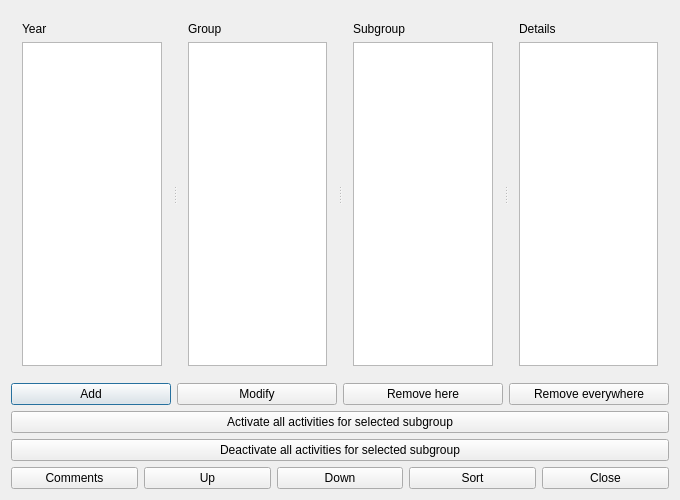
<?xml version="1.0" encoding="UTF-8"?>
<ui version="4.0">
 <class>SubgroupsForm_template</class>
 <widget class="QDialog" name="SubgroupsForm_template">
  <property name="geometry">
   <rect>
    <x>0</x>
    <y>0</y>
    <width>680</width>
    <height>500</height>
   </rect>
  </property>
  <property name="windowTitle">
   <string extracomment="The name of the dialog which lists the subgroups of students">Subgroups of students</string>
  </property>
  <layout class="QGridLayout" name="gridLayout">
   <item row="0" column="0">
    <widget class="QSplitter" name="splitter">
     <property name="sizePolicy">
      <sizepolicy hsizetype="Expanding" vsizetype="Expanding">
       <horstretch>0</horstretch>
       <verstretch>0</verstretch>
      </sizepolicy>
     </property>
     <property name="orientation">
      <enum>Qt::Horizontal</enum>
     </property>
     <widget class="QWidget" name="layoutWidget">
      <layout class="QVBoxLayout" name="verticalLayout_4">
       <item>
        <widget class="QLabel" name="yearTextLabel">
         <property name="text">
          <string>Year</string>
         </property>
         <property name="wordWrap">
          <bool>false</bool>
         </property>
        </widget>
       </item>
       <item>
        <widget class="QListWidget" name="yearsListWidget"/>
       </item>
      </layout>
     </widget>
     <widget class="QWidget" name="layoutWidget2">
      <layout class="QVBoxLayout" name="verticalLayout_3">
       <item>
        <widget class="QLabel" name="groupsTextLabel">
         <property name="text">
          <string>Group</string>
         </property>
         <property name="wordWrap">
          <bool>false</bool>
         </property>
        </widget>
       </item>
       <item>
        <widget class="QListWidget" name="groupsListWidget"/>
       </item>
      </layout>
     </widget>
     <widget class="QWidget" name="layoutWidget3">
      <layout class="QVBoxLayout" name="verticalLayout_2">
       <item>
        <widget class="QLabel" name="subgroupsTextLabel">
         <property name="text">
          <string>Subgroup</string>
         </property>
         <property name="wordWrap">
          <bool>false</bool>
         </property>
        </widget>
       </item>
       <item>
        <widget class="QListWidget" name="subgroupsListWidget"/>
       </item>
      </layout>
     </widget>
     <widget class="QWidget" name="layoutWidget4">
      <layout class="QVBoxLayout" name="verticalLayout">
       <item>
        <widget class="QLabel" name="subgroupTextLabel">
         <property name="text">
          <string>Details</string>
         </property>
         <property name="wordWrap">
          <bool>false</bool>
         </property>
        </widget>
       </item>
       <item>
        <widget class="QPlainTextEdit" name="subgroupTextEdit"/>
       </item>
      </layout>
     </widget>
    </widget>
   </item>
   <item row="1" column="0">
    <layout class="QHBoxLayout" name="horizontalLayout_2">
     <item>
      <widget class="QPushButton" name="addSubgroupPushButton">
       <property name="text">
        <string>Add</string>
       </property>
      </widget>
     </item>
     <item>
      <widget class="QPushButton" name="modifySubgroupPushButton">
       <property name="text">
        <string>Modify</string>
       </property>
      </widget>
     </item>
     <item>
      <widget class="QPushButton" name="removeSubgroupPushButton">
       <property name="text">
        <string comment="It means &quot;Remove from here&quot; (but I want to keep the field shorter), remove the subgroup only from the current year/group. Please keep the translation short.">Remove here</string>
       </property>
      </widget>
     </item>
     <item>
      <widget class="QPushButton" name="purgeSubgroupPushButton">
       <property name="text">
        <string comment="It means &quot;Remove from everywhere&quot; (but I want to keep the field shorter), remove the subgroup from all the years/groups in which it appears. Please keep the translation short.">Remove everywhere</string>
       </property>
      </widget>
     </item>
    </layout>
   </item>
   <item row="2" column="0">
    <widget class="QPushButton" name="activateStudentsPushButton">
     <property name="text">
      <string>Activate all activities for selected subgroup</string>
     </property>
    </widget>
   </item>
   <item row="3" column="0">
    <widget class="QPushButton" name="deactivateStudentsPushButton">
     <property name="text">
      <string>Deactivate all activities for selected subgroup</string>
     </property>
    </widget>
   </item>
   <item row="4" column="0">
    <layout class="QHBoxLayout" name="horizontalLayout">
     <item>
      <widget class="QPushButton" name="commentsPushButton">
       <property name="text">
        <string>Comments</string>
       </property>
      </widget>
     </item>
     <item>
      <widget class="QPushButton" name="moveSubgroupUpPushButton">
       <property name="text">
        <string comment="It means move the item up in the list">Up</string>
       </property>
      </widget>
     </item>
     <item>
      <widget class="QPushButton" name="moveSubgroupDownPushButton">
       <property name="text">
        <string comment="It means move the item down in the list">Down</string>
       </property>
      </widget>
     </item>
     <item>
      <widget class="QPushButton" name="sortSubgroupsPushButton">
       <property name="text">
        <string>Sort</string>
       </property>
      </widget>
     </item>
     <item>
      <widget class="QPushButton" name="closePushButton">
       <property name="text">
        <string>Close</string>
       </property>
      </widget>
     </item>
    </layout>
   </item>
  </layout>
 </widget>
 <layoutdefault spacing="6" margin="11"/>
 <resources/>
 <connections/>
</ui>
